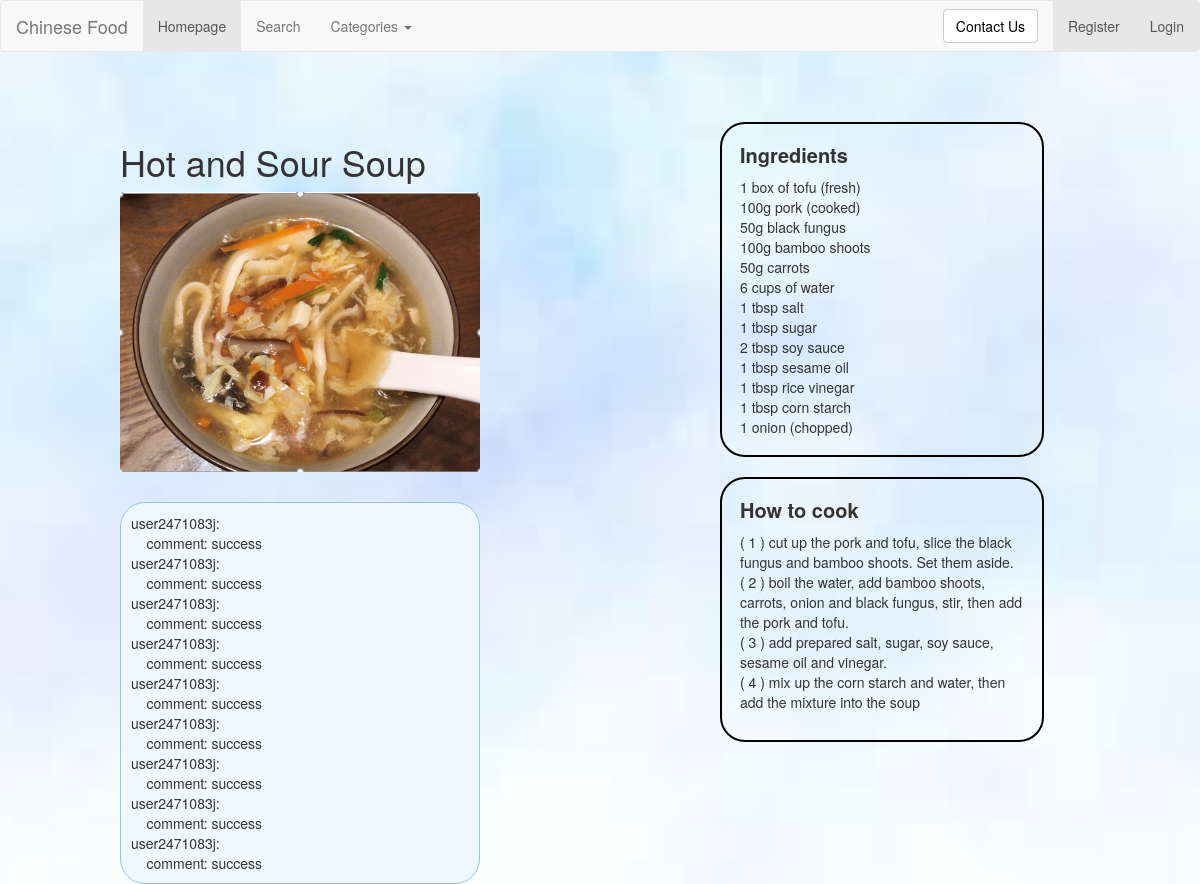
/rango/soup1/, run on an earlier commit of the app's database.
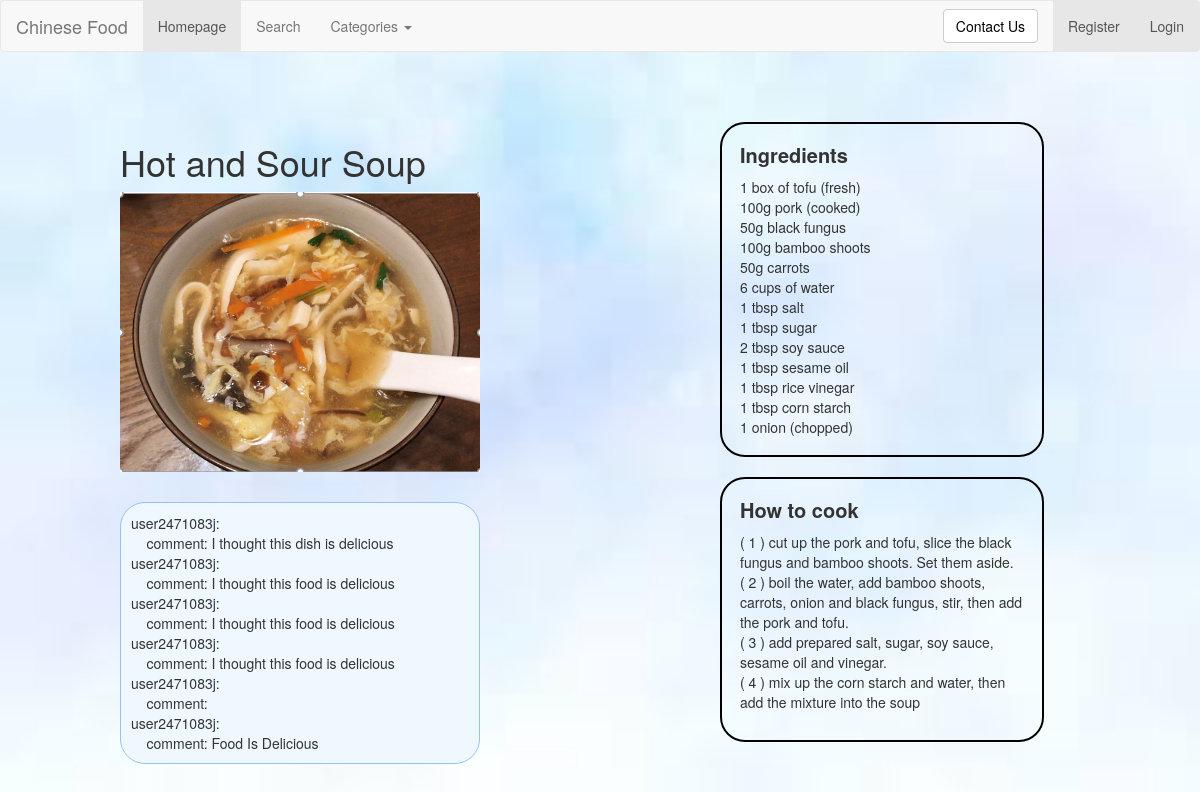
And on a later commit of the database.
### rango/models.py (models this page shows, shortened)
class UserComment(models.Model):
    username = models.CharField(max_length=64)
    comment = models.CharField(max_length=1028, default='')
    dish = models.CharField(max_length=128, default='')
    islike = models.BooleanField(default=True)

### rango/views.py (the view, shortened to what this page needs)
# urls.py: path('soup1/', views.soup1, name='soup1'),
def soup1(request):
    category_list = Category.objects.order_by('-category')
    d = "soup1"
    d2 = "Hot and Sour Soup"
    dish = Dish.objects.get(dish=d2)
    form = DishForm()
    info_list = UserComment.objects.filter(dish=d)
    return render(request, "rango/soup1.html", {"info_list": info_list,
                                                "categories": category_list,
                                                "form": form,
                                                "dish": dish, })

### templates/rango/soup1.html (shortened to what this page needs)
{% extends 'rango/base.html' %}
{% load staticfiles %}
{% block image_block %}
<h1>Hot and Sour Soup</h1>
<img src="{% static 'images/soup1.png' %}" alt="" width="100%" id="pic">
{% endblock %}
{% block ingredients_block%}
1 box of tofu (fresh)<br>
100g pork (cooked)<br>
50g black fungus<br>
100g bamboo shoots<br>
50g carrots<br>
6 cups of water<br>
1 tbsp salt<br>
1 tbsp sugar<br>
2 tbsp soy sauce<br>
1 tbsp sesame oil<br>
1 tbsp rice vinegar<br>
1 tbsp corn starch<br>
1 onion (chopped)<br>
{% endblock %}
{% block howToCook_block %}
( 1 ) cut up the pork and tofu, slice the black fungus and bamboo shoots. Set them aside. <br>
( 2 ) boil the water, add bamboo shoots, carrots, onion and black fungus, stir, then add the pork and tofu. <br>
( 3 ) add prepared salt, sugar, soy sauce, sesame oil and vinegar. <br>
( 4 ) mix up the corn starch and water, then add the mixture into the soup<br>
{% endblock %}

### templates/rango/base.html (shortened to what this page needs)
<!DOCTYPE html>
{% load staticfiles %}
<html>
<head>
	<link rel="stylesheet" href="https://cdn.staticfile.org/twitter-bootstrap/3.3.7/css/bootstrap.min.css">
    <link rel="stylesheet" href="{% static 'css/dish.css' %}">
</head>
<body>
<nav class="navbar navbar-default" role="navigation">
    <div class="container-fluid">
    <div class="navbar-header">
        <a class="navbar-brand" href="/rango/">Chinese Food</a>
    </div>
    <div>
        <ul class="nav navbar-nav navbar-left">
            <li class="active"><a href="/rango/">Homepage</a></li>
            <li><a href="{% url 'rango:test' %}">Search</a></li>
            <li class="dropdown">
                <a href="#" class="dropdown-toggle" data-toggle="dropdown">
                    Categories
                    <b class="caret"></b>
                </a>
            </li>
        </ul>
        <ul class="nav navbar-nav navbar-right">
            {% if user.is_authenticated %}
            <a href="{% url 'rango:userInfor' %}"> hi {{ user.username }}!</a>
            <li class="active">
                <a class="a2" href=" {% url 'auth_logout' %}?next=/rango/">Logout</a>
            </li>
        {% else %}
            <li class="active">
                <a class="a2" href="{% url 'registration_register' %}">Register</a>
            </li>
            <li class="active">
                 <a class="a2" href="{% url 'auth_login' %}">Login</a>
            </li>
        {% endif %}
        </ul>
        <form class="navbar-form navbar-right" role="search">
            <button type="submit" class="btn btn-default">
                <a href="mailto:2471083j@student.gla.ac.uk
                        subject=About Django Project">
                        Contact Us</a>
            </button>
        </form>
    </div>
    </div>
</nav>
<div class="main w1000">
    <div class="main_l f">
        <div class="slide" id="box">
            <div class="banner">
                {% block image_block %}{% endblock %}
            </div>
        </div>
        <div class="add">
            <div>
                {% for i in info_list %}
                    user{{ i.username }}: <br>
                    &nbsp&nbsp&nbsp&nbspcomment: {{ i.comment }} <br>
                {% endfor %}
            </div>
        </div>
    </div>
    <div class="main_r r">
        <div class="ing">
            <p>Ingredients</p>
            {% block ingredients_block %}{% endblock %}
        </div>
        <div class="how">
            <p>How to cook</p>
            <div>
                {% block howToCook_block %}{% endblock %}
            </div>
        </div>
    </div>
</div>
</body>
</html>

What changed in the data, as far as the page shows it:
removed UserComment: username "2471083j", comment "success"
removed UserComment: username "2471083j", comment "success"
removed UserComment: username "2471083j", comment "success"
removed UserComment: username "2471083j", comment "success"
removed UserComment: username "2471083j", comment "success"
removed UserComment: username "2471083j", comment "success"
removed UserComment: username "2471083j", comment "success"
removed UserComment: username "2471083j", comment "success"
removed UserComment: username "2471083j", comment "success"
added UserComment: username "2471083j", comment "I thought this dish is delicious"
added UserComment: username "2471083j", comment "I thought this food is delicious"
added UserComment: username "2471083j", comment "I thought this food is delicious"
added UserComment: username "2471083j", comment "I thought this food is delicious"
added UserComment: username "2471083j"
added UserComment: username "2471083j", comment "Food Is Delicious"
